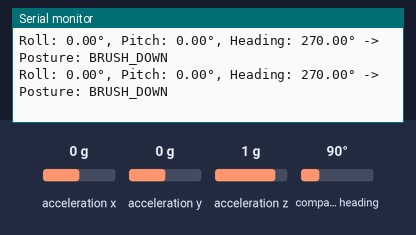
Simulated run of this sketch. Board: Arduino Nano 33 BLE. Parts: the last lines printed to the serial monitor. Inputs (shaded band) come from the test bench; at power-on: acceleration y 0 g, acceleration x 0 g, acceleration z 1 g, compass heading 90°.

Above: at 1.2 s.
1.3 s: acceleration y set to -1.4 g
At 1.86 s:
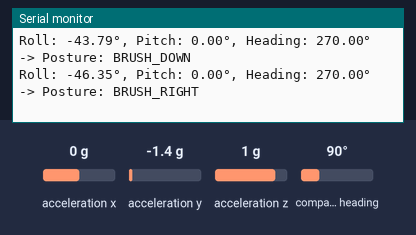
3.4 s: acceleration y set to 1.4 g
At 4.33 s:
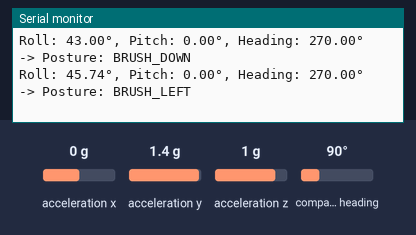
5.9 s: acceleration x set to -1.4 g
At 5.97 s:
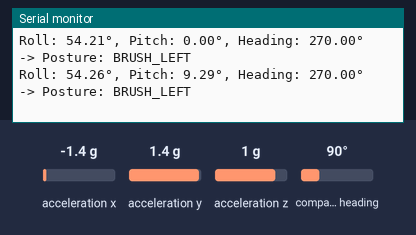
7.4 s: acceleration z set to -1.4 g
At 7.41 s:
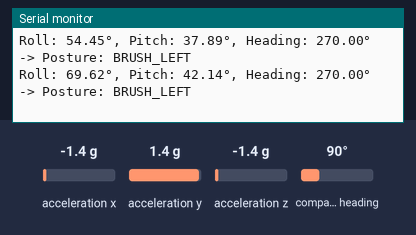
8.9 s: acceleration y set to -0.8 g
At 9.06 s:
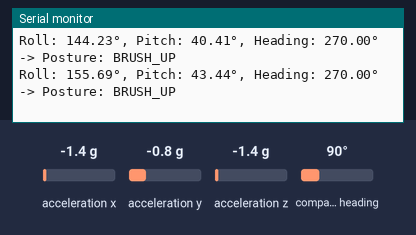
Timing chart, 0 to 11.5 s (numbered marks = the images above; inputs shaded):
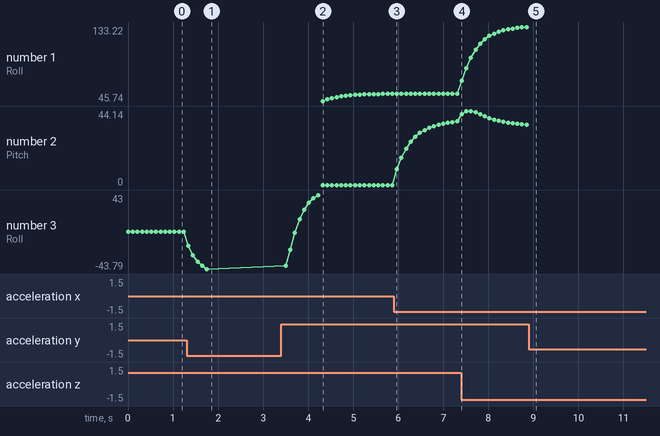

The sketch:

lowpass_filter.ino
```cpp
#include <Arduino_LSM9DS1.h> // LSM9DS1 라이브러리

// 자기 센서 보정을 위한 변수
float magX_min = -50, magX_max = 50;
float magY_min = -50, magY_max = 50;
float magZ_min = -50, magZ_max = 50;

// 필터된 값 저장용 변수
float filteredAx = 0, filteredAy = 0, filteredAz = 0;

// 필터 함수 (저역 필터)
float lowPassFilter(float previousValue, float newValue, float alpha) {
  return alpha * newValue + (1 - alpha) * previousValue;
}

// 센서 초기화
void setup() {
  Serial.begin(9600);
  while (!Serial);

  if (!IMU.begin()) {
    Serial.println("Failed to initialize IMU!");
    while (1);
  }

  Serial.println("IMU initialized.");
}

void loop() {
  float ax, ay, az, mx, my, mz;

  // IMU 데이터 읽기
  if (IMU.accelerationAvailable() && IMU.magneticFieldAvailable()) {
    IMU.readAcceleration(ax, ay, az);
    IMU.readMagneticField(mx, my, mz);

    // 가속도계 데이터 필터링 (저역 필터 적용)
    filteredAx = lowPassFilter(filteredAx, ax, 0.2);
    filteredAy = lowPassFilter(filteredAy, ay, 0.2);
    filteredAz = lowPassFilter(filteredAz, az, 0.2);

    // Roll 계산
    float roll = atan2(filteredAy, filteredAz) * 180 / PI;

    // Pitch 계산
    float pitch = atan2(-filteredAx, sqrt(filteredAy * filteredAy + filteredAz * filteredAz)) * 180 / PI;

    // 자기 센서 보정
    float normMx = (mx - (magX_min + magX_max) / 2) / (magX_max - magX_min);
    float normMy = (my - (magY_min + magY_max) / 2) / (magY_max - magY_min);
    float normMz = (mz - (magZ_min + magZ_max) / 2) / (magZ_max - magZ_min);

    // Heading (방위각) 계산
    float heading = atan2(-normMy, normMx) * 180 / PI;
    if (heading < 0) heading += 360;

    // 칫솔의 상태 분류
    String posture;
    if (roll >= -45 && roll < 45) {
      posture = "BRUSH_DOWN";
    } else if (roll >= 45 && roll < 135) {
      posture = "BRUSH_LEFT";
    } else if (roll >= -135 && roll < -45) {
      posture = "BRUSH_RIGHT";
    } else {
      posture = "BRUSH_UP";
    }

    // 결과 출력
    Serial.print("Roll: ");
    Serial.print(roll);
    Serial.print("°, Pitch: ");
    Serial.print(pitch);
    Serial.print("°, Heading: ");
    Serial.print(heading);
    Serial.print("° -> Posture: ");
    Serial.println(posture);
  }

  delay(100); // 100ms 주기로 데이터 수집
}
```

Measured:
- after the input at 1.3 s, the serial monitor: prints a new line at once (image 1)
- after the input at 3.4 s, the serial monitor: prints a new line after 0.10 s (image 2)
- after the input at 5.9 s, the serial monitor: prints a new line after 0.07 s (image 3)
- after the input at 7.4 s, the serial monitor: prints a new line at once (image 4)
- after the input at 8.9 s, the serial monitor: prints a new line after 0.05 s (image 5)
- plotted number 1: 54.45 → 133.22 after the input at 7.4 s
- plotted number 2: 0 → 37.89 after the input at 5.9 s, 37.89 → 36.04 after the input at 7.4 s
- plotted number 3: 0 → -43.79 after the input at 1.3 s, -43.79 → 43 after the input at 3.4 s
